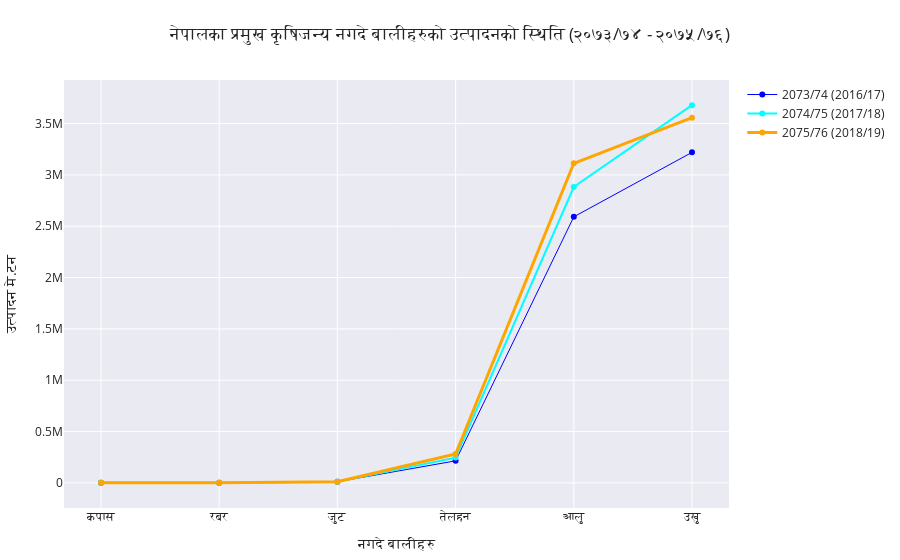

Write notebook code for a chart like this one.
### Code cell
import plotly.graph_objects as go
import plotly.express as px
text = ['कपास','रबर','जुट','तेलहन','आलु','उखु']
year= ['2073/74 (2016/17)','2074/75 (2017/18)','2075/76 (2018/19)']
production_73 = [127,805,11018,214451,2591686,3219560]
production_74 = [125,296,11159,245867,2881829,3679508]
production_75 = [99,249,10585,280530,3112947,3557934]

fig = go.Figure()
fig.add_trace(go.Scatter(x=text, y=production_73, name=year[0],
                    line_shape='linear',line=dict(color='blue', width=1)))
fig.add_trace(go.Scatter(x=text, y=production_74, name=year[1],
                    line_shape='linear',line=dict(color='cyan', width=2)))
fig.add_trace(go.Scatter(x=text, y=production_75, name=year[2],
                    line_shape='linear',line=dict(color='orange', width=3)))
                   
#fig = px.line(x=text, y=production_73, title='Life expectancy in Canada')
# Change the bar mode
fig.update_layout(margin=dict(t=80, b=10, l=10, r=10),
                  title = 'नेपालका प्रमुख कृषिजन्य नगदे बालीहरुको उत्पादनको स्थिति (२०७३/७४ - २०७५/७६)',
                  xaxis_title = 'नगदे बालीहरु',
                  yaxis_title = 'उत्पादन मे.टन ',
                 template='seaborn')
fig.show()

### Figure 1 — Plotly figure (JSON) as saved in the notebook; plotly's stock layout.template omitted (floating-point values rounded to 4 significant figures)
{"data": [{"line": {"color": "blue", "shape": "linear", "width": 1}, "name": "2073/74 (2016/17)", "type": "scatter", "x": ["कपास", "रबर", "जुट", "तेलहन", "आलु", "उखु"], "y": [127, 805, 11018, 214451, 2591686, 3219560]}, {"line": {"color": "cyan", "shape": "linear", "width": 2}, "name": "2074/75 (2017/18)", "type": "scatter", "x": ["कपास", "रबर", "जुट", "तेलहन", "आलु", "उखु"], "y": [125, 296, 11159, 245867, 2881829, 3679508]}, {"line": {"color": "orange", "shape": "linear", "width": 3}, "name": "2075/76 (2018/19)", "type": "scatter", "x": ["कपास", "रबर", "जुट", "तेलहन", "आलु", "उखु"], "y": [99, 249, 10585, 280530, 3112947, 3557934]}], "layout": {"margin": {"b": 10, "l": 10, "r": 10, "t": 80}, "title": {"text": "नेपालका प्रमुख कृषिजन्य नगदे बालीहरुको उत्पादनको स्थिति (२०७३/७४ - २०७५/७६)"}, "xaxis": {"title": {"text": "नगदे बालीहरु"}}, "yaxis": {"title": {"text": "उत्पादन मे.टन "}}}}
